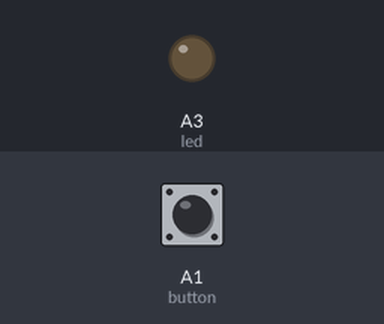
A program run on a simulated CircuitPython board. Parts: output pins drawn as LEDs (lit = HIGH). Dashed ring = blinking. The inputs (shaded band) are chosen by the test bench; at power-on: A1 (button) HIGH.

Above: at 1.2 s.
1.3 s: A1 (button) pulled LOW for 1 s
At 1.5 s:
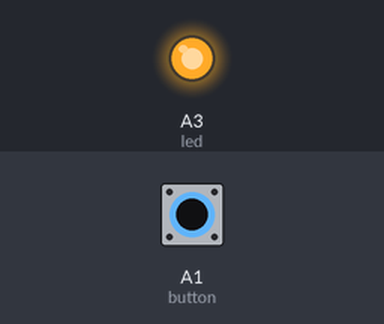
3.8 s: A1 (button) pulled LOW for 3.2 s
At 4.0 s:
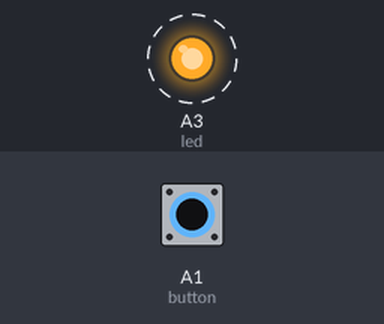
Timing chart, 0 to 8.1 s (numbered marks = the images above; inputs shaded):
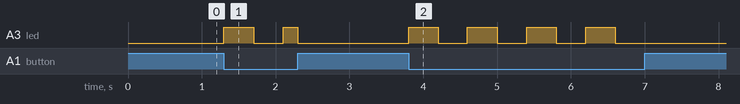

The program:

05-buttonledblinking.py
```python
# import modules and libraries

import board
import time
from digitalio import DigitalInOut, Direction, Pull

# declare objects and variables
led = DigitalInOut(board.A3)
led.direction = Direction.OUTPUT

button = DigitalInOut(board.A1)
button.direction = Direction.INPUT
button.pull = Pull.UP

blinkInterval = 0.4
blinkTime = time.monotonic() + blinkInterval


# loop foerver
while True:
    if button.value:
        led.value = False
        blinkTime = time.monotonic()
    else:
        # check if it is time to change the led
        if time.monotonic() >= blinkTime:

            # toggle led value
            led.value = not led.value

            # increament
            blinkTime += blinkInterval
```

Measured:
- after the input at 1.3 s, A3 (led): LOW → HIGH at once, → LOW 0.40 s later, → HIGH 0.40 s later, → LOW 0.20 s later
- after the input at 3.8 s, A3 (led): alternates HIGH for 0.40 s and LOW for 0.40 s, 8 changes in all, then stays LOW, starting at once
